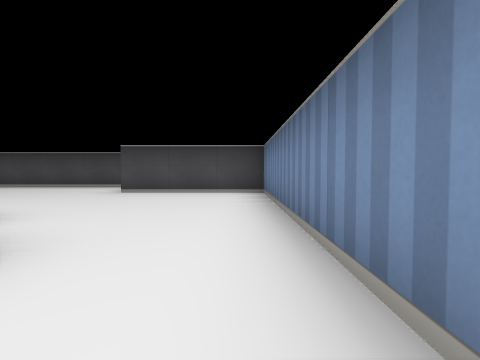
View 1 (above)

14 first-person views from a walk through a cub3D ray-caster map. The camera is about half as high as the walls, tilts 2° down and sees 85° across. The floor is counted in squares. Each view is taken from the middle of a square. On the plan, view 1 faces up. The plan holds only what a view shows up to about 9 squares ahead; the rest is blank.

View 2
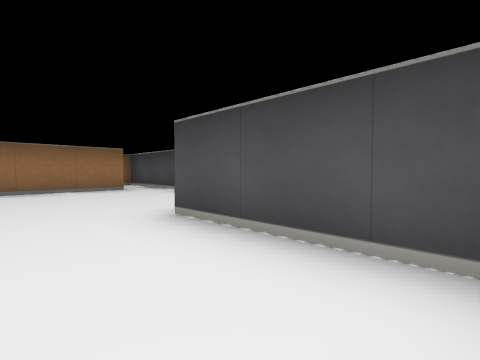

View 3
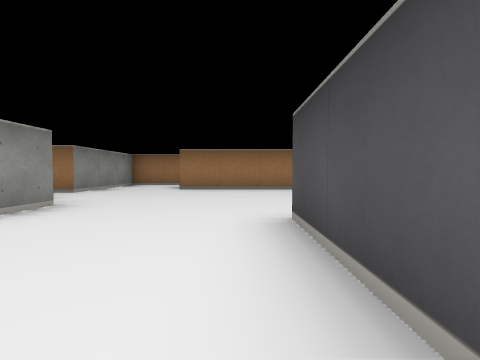

View 4
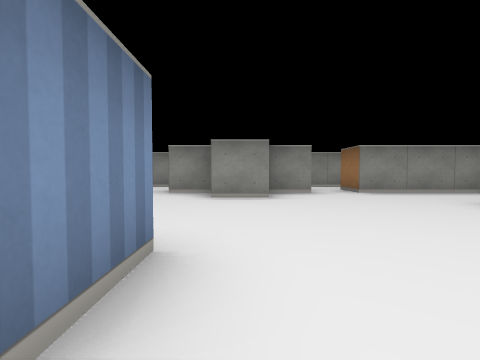

View 5
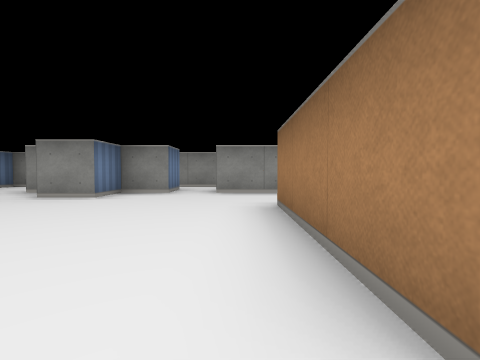

View 6
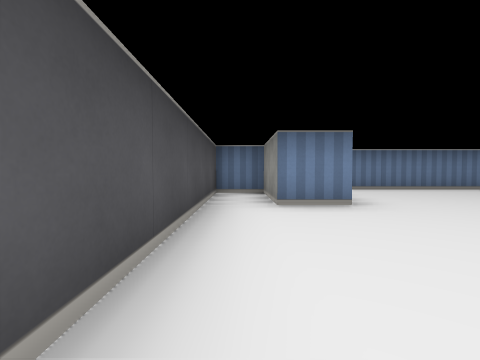

View 7
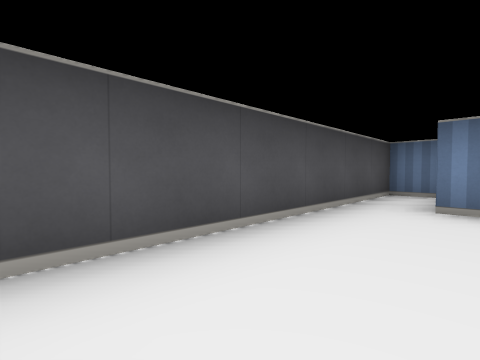

View 8
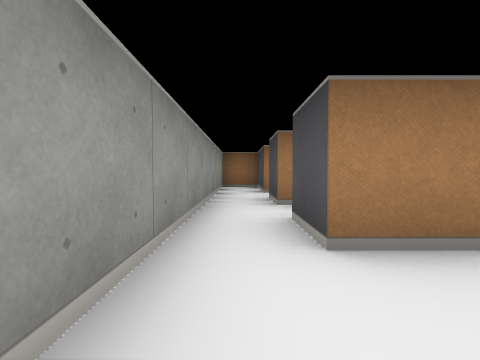

View 9
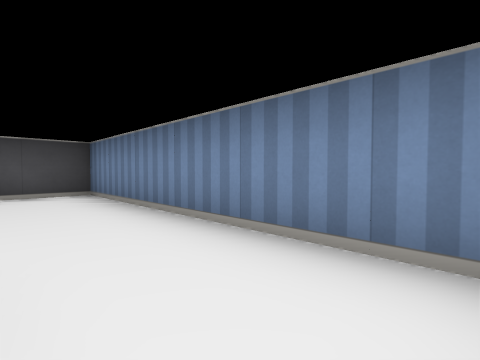

View 10
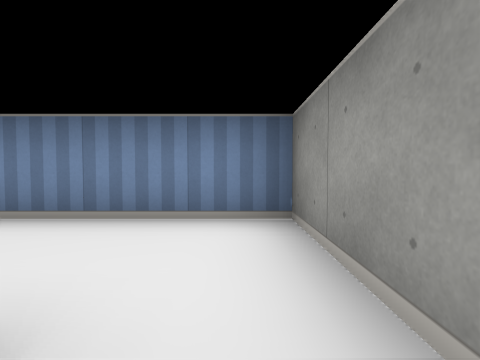

View 11
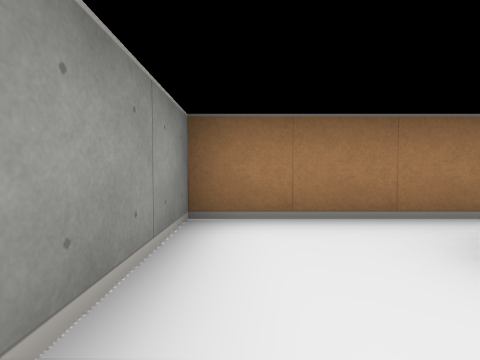

View 12
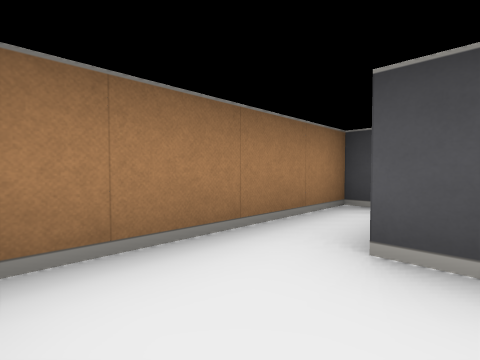

View 13
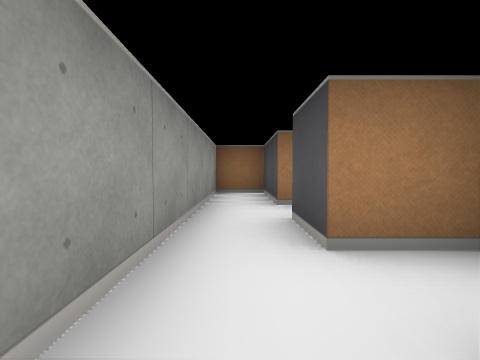

View 14
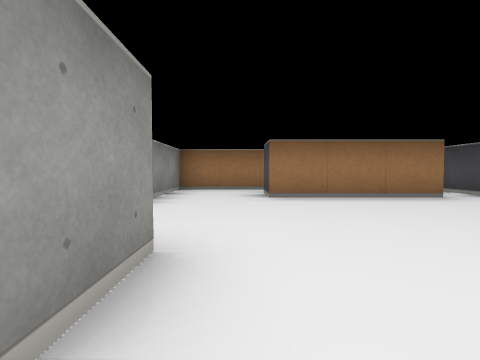

### Floor plan
Ten units are one square. View 1 is at (0, 0); x grows to the right and y downward. Boxes are objects, and circles mark ways between rooms. Rooms are numbered by the first view taken in them; rooms with no view inside come last. Other rooms are left out.
<svg viewBox="-90 -80 100 90">
<path fill="none" stroke="#000" d="M-35 -15 -35 -5 -45 -5 -45 -15M-15 -15 -15 -5 -25 -5M-55 -15 -55 -5 -75 -5 -75 5 5 5 5 -25M-65 -66 -65 -35M-45 -15 -35 -15 -35 -25 -25 -25M-25 -15 -15 -15M-65 -15 -55 -15M5 -25 5 -55 -25 -55 -25 -65 -5 -65 -5 -75 -85 -75M-65 -35 -75 -35M-85 -55 -85 -15 -65 -15"/>
<circle cx="-5" cy="-15" r="3" fill="#2a7"/>
<circle cx="-50" cy="-10" r="3" fill="#2a7"/>
<circle cx="-70" cy="-25" r="3" fill="#2a7"/>
<text x="-30" y="-10">1</text>
<text x="-40" y="-50">2</text>
<text x="-80" y="-30">3</text>
</svg>
Room 1 opens to room 2. Room 2 opens to room 3.

Where each view was taken, in squares from view 1:
view 1: 0 up, 0 right, facing up
view 2: 4 up, 0 right, facing up-left
view 3: 5 up, 0 right, facing left
view 4: 7 up, 3 left, facing down
view 5: 7 up, 6 left, facing down
view 6: 7 up, 6 left, facing right
view 7: 6 up, 6 left, facing up-right
view 8: 0 up, 0 right, facing left
view 9: 0 up, 1 left, facing up-right
view 10: 0 up, 2 left, facing right
view 11: 2 up, 6 left, facing left
view 12: 2 up, 7 left, facing up-left
view 13: 0 up, 2 left, facing left
view 14: 3 up, 2 left, facing left
